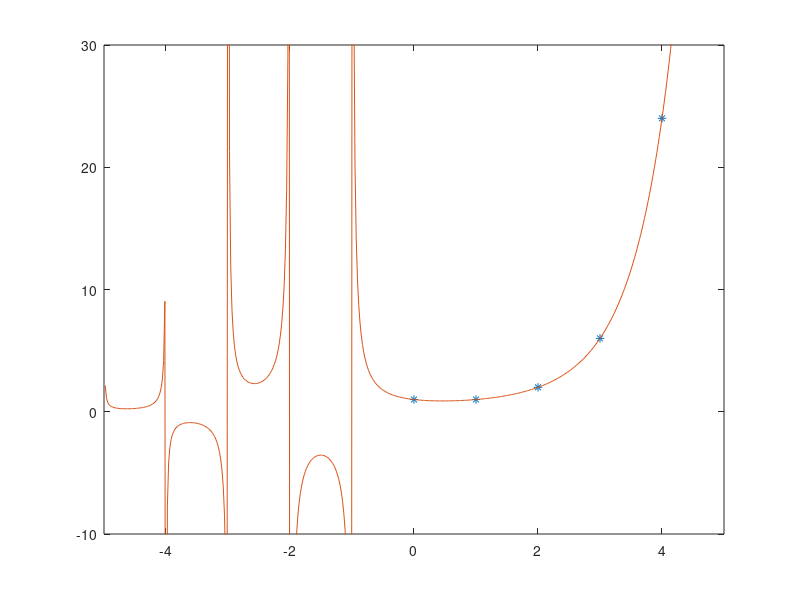

Write the MATLAB code that produced this figure.
% special functions

n = [0:4];
x = linspace(-5,5,500);
plot(n, factorial(n), '*', x, gamma(x + 1));
axis([-5 5 -10 30]);


